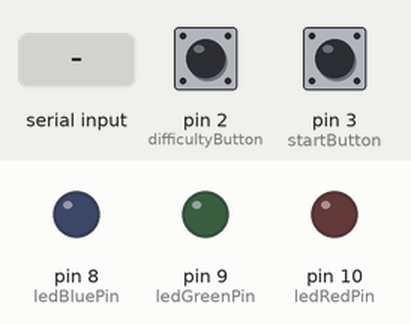
This program was run on a simulated Arduino Uno, built with avr-gcc and run on an emulated ATmega328P. Parts: output pins drawn as LEDs (lit = HIGH). Dashed ring = blinking. The inputs (shaded band) are chosen by the test bench; at power-on: pin 2 (difficultyButton) HIGH, pin 3 (startButton) HIGH. Random numbers use the default seed unless the program sets one; what the program prints to the serial monitor is not drawn.

Above: at 1.2 s.
1.3 s: pin 2 (difficultyButton) pulled LOW for 0.15 s
2.9 s: pin 3 (startButton) pulled LOW for 0.15 s
At 3.3 s:
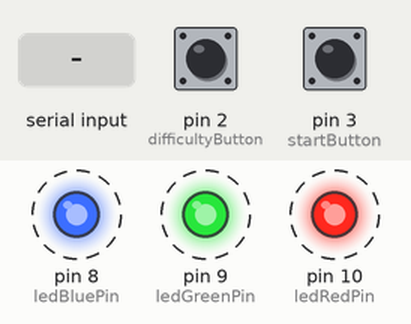
6.0 s: pin 2 (difficultyButton) pulled LOW for 1 s
8.5 s: "1\n" received over Serial
At 9.0 s:
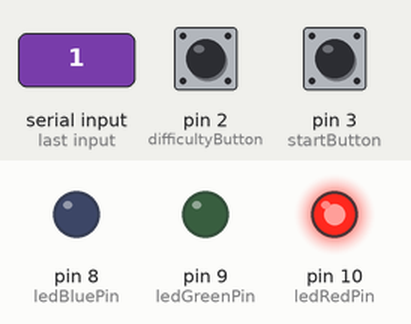
10.0 s: pin 3 (startButton) pulled LOW for 1 s
At 11.3 s:
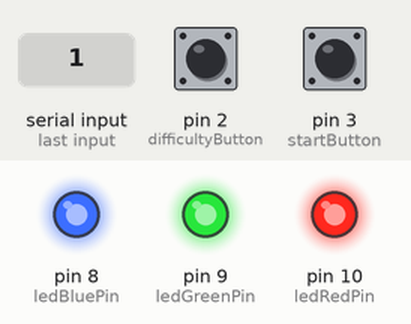
12.5 s: pin 2 (difficultyButton) driven LOW and pin 3 (startButton) driven LOW
At 16.9 s:
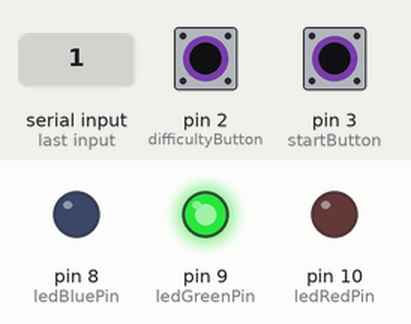
Timing chart, 0 to 47.0 s (numbered marks = the images above; inputs shaded):
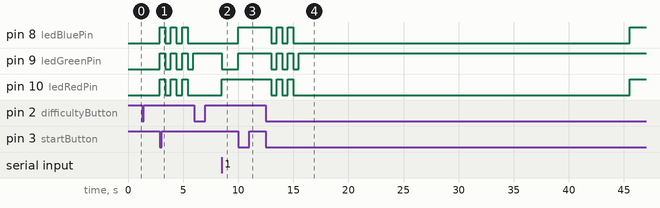

The program:

main.cpp
```cpp
#include <Arduino.h>


const int startButton = 3; // buton start
const int difficultyButton = 2; //buton dificultate
const int ledRedPin = 10;
const int ledGreenPin = 9;
const int ledBluePin = 8;

const int wordVector = 50;
const char* words[wordVector] = {
    "adventure", "breeze", "canyon", "dazzling", "echo", "feather", "glimmer", "harvest",
    "illusion", "journey", "kettle", "lantern", "mystic", "nebula", "oasis", "puzzle",
    "quiver", "radiant", "serene", "tangle", "umbrella", "vortex", "whisper", "zephyr",
    "blossom", "crystal", "ember", "flutter", "galaxy", "harmony", "ignite", "jade",
    "labyrinth", "miracle", "nirvana", "opal", "prism", "quaint", "relic", "symphony",
    "twilight", "unison", "velvet", "wander", "xenon", "yearn", "zenith", "brisk",
    "clover", "delight"
};

enum gameState { IDLE, STARTING, RUNNING };
enum difficultyLevel { UNKNOWN = -1, EASY, MEDIUM, HARD };

gameState currentState = IDLE;
difficultyLevel currentDifficulty = UNKNOWN;

const unsigned long debounceDelay = 250;
const unsigned int gameDuration = 30000;
unsigned long lastButtonPressTime = 0;
unsigned long lastDifficultyPressTime = 0;
unsigned long gameTime = 0;
unsigned long wordTime = 0;

unsigned int timeWord = 0;
int correctWords = 0;
String currentWord;
String inputBuffer;

bool wordUsed[wordVector] = { false };
int usedWordsCount = 0;

void setLEDColor(int red, int green, int blue) {
    analogWrite(ledRedPin, red);
    analogWrite(ledGreenPin, green);
    analogWrite(ledBluePin, blue);
}

void changeStartStopGame() {
    if (millis() - lastButtonPressTime > debounceDelay) {
        lastButtonPressTime = millis();

        if (currentDifficulty == UNKNOWN) { //verificam daca dificultatea e selectata
            Serial.println("Selecteaza dificultatea jocului!");
            return;
        }

        if (currentState == IDLE) { // verificam daca e jocul pornit
            currentState = STARTING;
            Serial.println("Jocul incepe");
        } else {
            currentState = IDLE;
            correctWords = 0;
            usedWordsCount = 0;
            memset(wordUsed, false, sizeof(wordUsed)); // resetam vec cuv folosite
            setLEDColor(255, 255, 255); // lumineaza alb - jocul e oprit
            Serial.println("Jocul s-a oprit.");
        }
    }
}

void generateWord() {
    if (usedWordsCount >= wordVector) { // verificam daca au fost folosite toate cuvintele
        Serial.println("Toate cuvintele s-au folosit!");
        usedWordsCount = 0;
        memset(wordUsed, false, sizeof(wordUsed)); // resetam vec cuv folosite
    }

    int index;
    do {
        index = random(wordVector); // index random pentru cuvant
    } while (wordUsed[index]); // pana nu e folosit cuvantul

    wordUsed[index] = true;// -> used
    usedWordsCount++;

    currentWord = words[index]; // mutam cuvantul in bufferu de cuvinte pe care trebuie sa il scrie utilizatorul
    Serial.print("Scrie cuvantul:");
    Serial.println(currentWord);
    inputBuffer = "";
    wordTime = millis();
}

void Countdown() {
    for (int i = 3; i > 0; i--) {
        Serial.println(i);
        setLEDColor(255, 255, 255);
        delay(500);
        setLEDColor(0, 0, 0);
        delay(500);
    }
    currentState = RUNNING; // start game
    gameTime = millis();
    Serial.println("Poti incepe sa scri cuvantul!");
    setLEDColor(0, 255, 0); // led = verde
    generateWord();
}

void Input() {
    while (Serial.available()) {
        char received = Serial.read();


        if (received == '\b' && inputBuffer.length() > 0) { // pentru a sterge caractere din cuvantul introdus de utilizator
            inputBuffer.remove(inputBuffer.length() - 1);
            Serial.print("\b \b");
        } else if (received == '\n') {
            inputBuffer.trim();

            if (inputBuffer.equals(currentWord)) { // verificam daca e cuvantul introdus este corect
                Serial.println("Corect!");
                correctWords++;
                setLEDColor(0, 255, 0);
                generateWord();
            } else {
                Serial.println("Gresit! Incearca din nou");
                setLEDColor(255, 0, 0);
            }

            inputBuffer = "";
            wordTime = millis();
        } else {
            inputBuffer += received;// introducem in bufferul pentru cuvantul utilizatorului caracterul introdus de utilizator
            Serial.print(received);
        }
    }

    if (millis() - wordTime > timeWord) {  // timer pentru cuvant
        Serial.println("Timpul a trecut! Urmatorul cuvant:");
        generateWord();
        inputBuffer = "";
    }
}


void Difficulty() {
    if (millis() - lastDifficultyPressTime > debounceDelay) {
        lastDifficultyPressTime = millis();

        if (currentState == RUNNING) { // verificam daca jocul a inceput  -> nu putem schimba dificultatea
            Serial.println("Nu poți schimba dificultatea în timpul jocului!");
            return;
        }

        currentDifficulty = (difficultyLevel)((currentDifficulty + 1) % 3); // urmatoare dificultate

        const char* difficultyText = currentDifficulty == EASY ? "Easy" :
                                     currentDifficulty == MEDIUM ? "Medium" : "Hard";
        Serial.print(difficultyText);
        Serial.println(" Dificultate aleasa!");

        timeWord = currentDifficulty == EASY ? 10000 :
                   currentDifficulty == MEDIUM ? 5000 : 3000; // timp in functie de dificultate

        Serial.print("Ai ");
        Serial.print(timeWord / 1000);
        Serial.println(" secunde pentru fiecare cuvant.");
    }
}

void setup() {
    Serial.begin(28800);
    pinMode(ledRedPin, OUTPUT);
    pinMode(ledGreenPin, OUTPUT);
    pinMode(ledBluePin, OUTPUT);

    pinMode(startButton, INPUT);
    pinMode(difficultyButton, INPUT);


    randomSeed(analogRead(A0)); // Seed pentru numere random
   //intreruperi start si dificultate
    attachInterrupt(digitalPinToInterrupt(startButton), changeStartStopGame, FALLING);
    attachInterrupt(digitalPinToInterrupt(difficultyButton), Difficulty, FALLING);

    Serial.println("Selecteaza dificultatea pe care o doresti.");
}

void loop() {
    if (currentState == STARTING) { // verificam daca jocul a inceput
        Countdown();
    } else if (currentState == RUNNING) {
        if (millis() - gameTime < gameDuration) {
            Input();
        } else {
            Serial.print("Sfarsit joc! Ai terminat cu scorul: ");// s-a terminat timpul de joc
            Serial.println(correctWords); // scor final
            currentState = IDLE;
            setLEDColor(255, 255, 255);
        }
    }
}
```

Measured:
- after the input at 1.3 s, every drawn part: stays the same
- after the input at 2.9 s, pin 8 (ledBluePin), pin 9 (ledGreenPin), pin 10 (ledRedPin): alternates HIGH for 0.50 s and LOW for 0.50 s, starting at once
- after the input at 6.0 s, every drawn part: stays the same
- after the input at 8.5 s, pin 9 (ledGreenPin): HIGH → LOW at once; pin 10 (ledRedPin): LOW → HIGH at once
- after the input at 10.0 s, pin 8 (ledBluePin), pin 9 (ledGreenPin): LOW → HIGH at once
- after the input at 12.5 s, pin 8 (ledBluePin), pin 10 (ledRedPin): goes LOW 0.50 s, HIGH 0.50 s, LOW 0.50 s, HIGH 0.50 s, LOW 30.5 s, then HIGH, starting after 0.51 s; pin 9 (ledGreenPin): alternates HIGH for 0.50 s and LOW for 0.50 s, 6 changes in all, then stays HIGH, starting after 0.51 s
